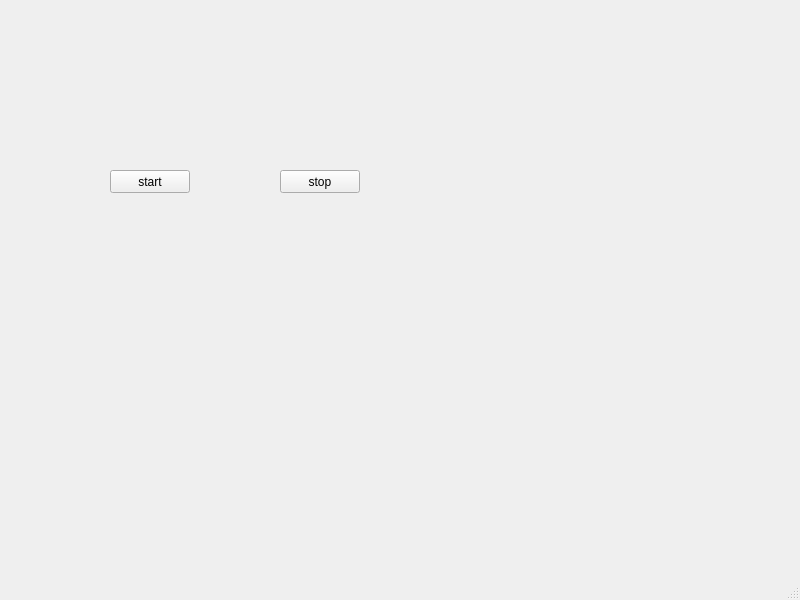
<?xml version="1.0" encoding="UTF-8"?>
<ui version="4.0">
 <class>MainWindow</class>
 <widget class="QMainWindow" name="MainWindow">
  <property name="geometry">
   <rect>
    <x>0</x>
    <y>0</y>
    <width>800</width>
    <height>600</height>
   </rect>
  </property>
  <property name="windowTitle">
   <string>MainWindow</string>
  </property>
  <widget class="QWidget" name="centralwidget">
   <widget class="QPushButton" name="startButton">
    <property name="geometry">
     <rect>
      <x>110</x>
      <y>170</y>
      <width>80</width>
      <height>23</height>
     </rect>
    </property>
    <property name="text">
     <string>start</string>
    </property>
   </widget>
   <widget class="QPushButton" name="stopButton">
    <property name="geometry">
     <rect>
      <x>280</x>
      <y>170</y>
      <width>80</width>
      <height>23</height>
     </rect>
    </property>
    <property name="text">
     <string>stop</string>
    </property>
   </widget>
  </widget>
  <widget class="QMenuBar" name="menubar">
   <property name="geometry">
    <rect>
     <x>0</x>
     <y>0</y>
     <width>800</width>
     <height>20</height>
    </rect>
   </property>
  </widget>
  <widget class="QStatusBar" name="statusbar"/>
 </widget>
 <resources/>
 <connections/>
</ui>
